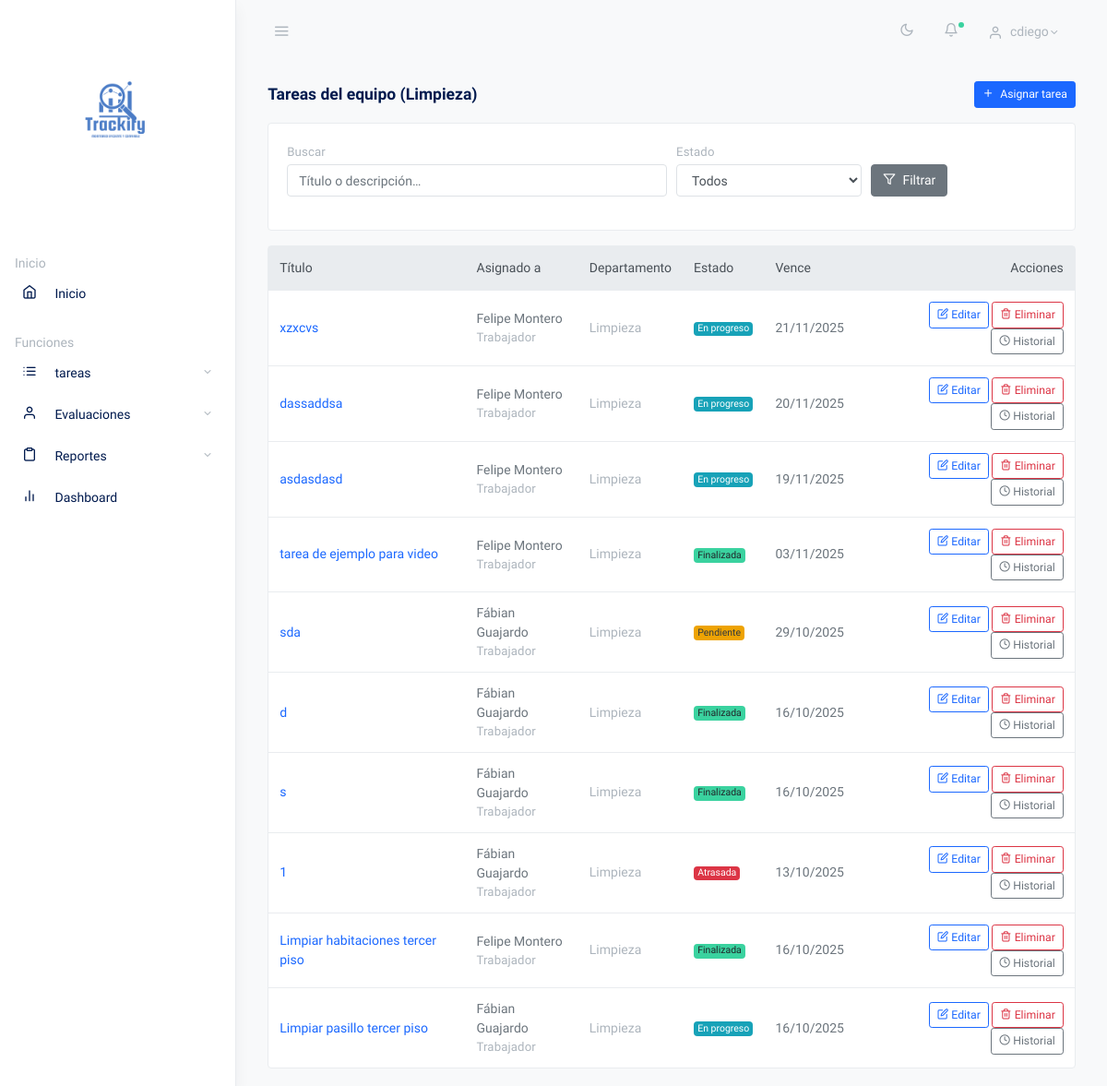
/tareas/equipo/ (signed in), run on an earlier commit of the app's database.
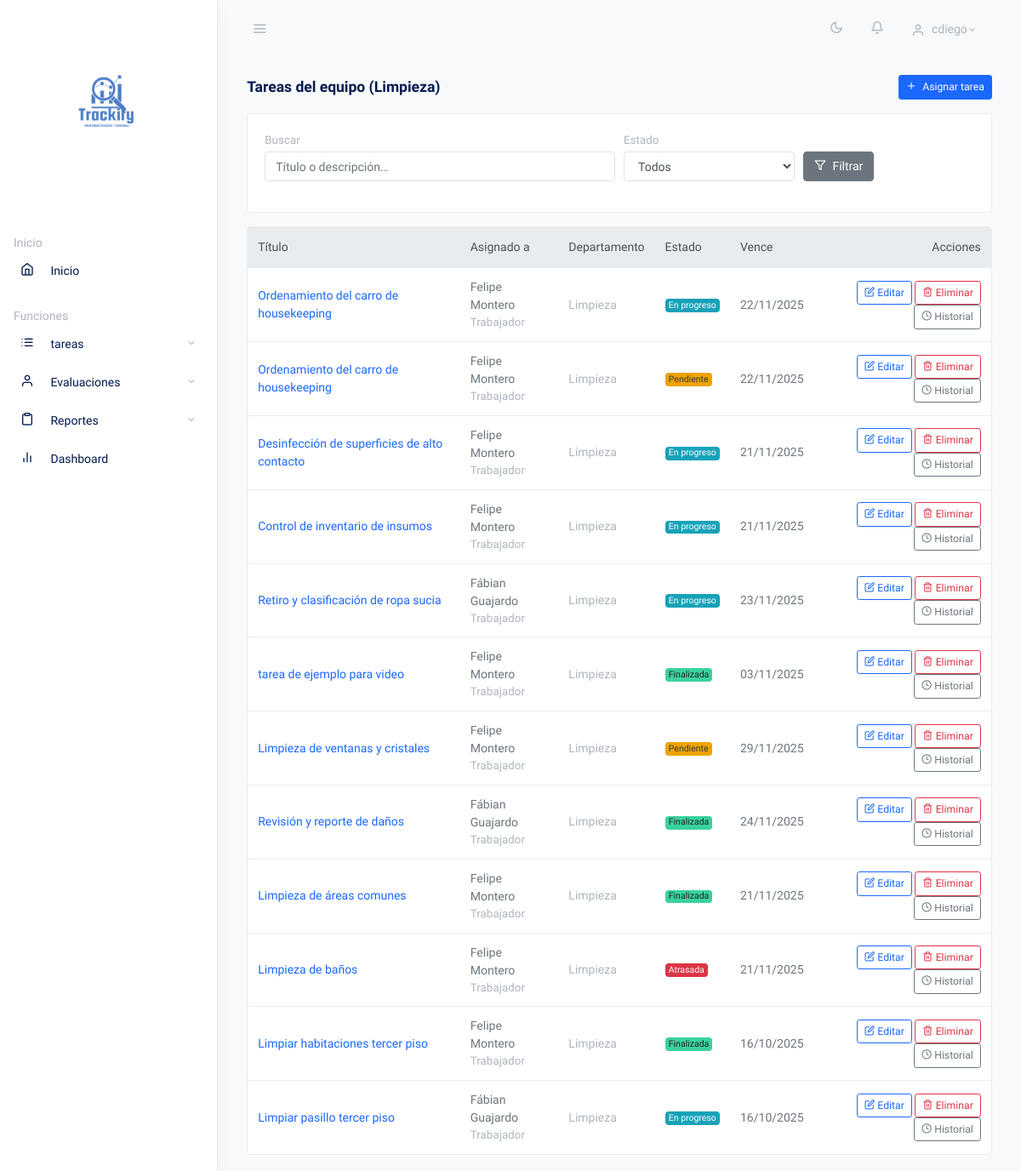
And on a later commit of the database.
### core/models.py (models this page shows, shortened)
class Tarea(models.Model):
    ESTADOS = [
        ('Pendiente', 'Pendiente'),
        ('En progreso', 'En progreso'),
        ('Atrasada', 'Atrasada'),
        ('Finalizada', 'Finalizada'),
    ]
    titulo = models.CharField(max_length=255)
    descripcion = models.TextField(blank=True, null=True)
    fecha_limite = models.DateField()
    estado = models.CharField(max_length=20, choices=ESTADOS, default='Pendiente')
    departamento = models.ForeignKey(Departamento, on_delete=models.CASCADE)
    asignado = models.ForeignKey(User, on_delete=models.CASCADE, related_name='tareas_asignadas')
    creada_por = models.ForeignKey(User, on_delete=models.SET_NULL, null=True, blank=True, related_name='tareas_creadas')
    created_at = models.DateTimeField(auto_now_add=True)
    updated_at = models.DateTimeField(auto_now=True)
    empresa = models.ForeignKey("Empresa", on_delete=models.CASCADE, related_name="tareas", db_index=True)

class User(AbstractUser):
    primer_nombre = models.CharField(max_length=50)
    segundo_nombre = models.CharField(max_length=50, blank=True, null=True)
    primer_apellido = models.CharField(max_length=50)
    segundo_apellido = models.CharField(max_length=50, blank=True, null=True)
    rut = models.CharField(max_length=12, validators=[rut_validator])
    rol = models.ForeignKey("Rol", on_delete=models.SET_NULL, null=True, related_name='users')
    departamento = models.ForeignKey("Departamento", on_delete=models.SET_NULL, null=True, blank=True, related_name="miembros")
    telefono = models.CharField(
        max_length=16, blank=True, null=True,
        validators=[validate_e164],
        help_text="Formato E.164 (ej: +56912345678)"
    )
    empresa = models.ForeignKey("Empresa", on_delete=models.CASCADE, related_name="usuarios", null=False, blank=False, db_index=True)
    created_at = models.DateTimeField(auto_now_add=True)
    updated_at = models.DateTimeField(auto_now=True)
    objects = CustomUserManager()
    REQUIRED_FIELDS = ["email", "empresa"]
    expo_push_token = models.CharField(
        max_length=255,
        blank=True,
        null=True,
        help_text="Token de Expo para notificaciones push"
    )
    class Meta:
        constraints = [
            models.UniqueConstraint(fields=["empresa", "rut"], name="uniq_rut_por_empresa"),
        ]

class Rol(models.Model):
    nombre = models.CharField(max_length=50)
    descripcion = models.TextField(blank=True, null=True)
    empresa = models.ForeignKey("Empresa", on_delete=models.CASCADE, related_name="roles")
    created_at = models.DateTimeField(auto_now_add=True)
    updated_at = models.DateTimeField(auto_now=True)
    class Meta:
        constraints = [
            models.UniqueConstraint(fields=["empresa", "nombre"], name="uniq_rol_nombre_por_empresa")
        ]

class Departamento(models.Model):
    nombre = models.CharField(max_length=100)
    descripcion = models.TextField(blank=True, null=True)
    created_at = models.DateTimeField(auto_now_add=True)
    updated_at = models.DateTimeField(auto_now=True)
    empresa = models.ForeignKey("Empresa", on_delete=models.CASCADE, related_name="departamentos", db_index=True)
    class Meta:
        constraints = [
            models.UniqueConstraint(fields=["empresa", "nombre"], name="uniq_depto_nombre_por_empresa"),
        ]

### core/views.py (the view)
# urls.py: path("tareas/equipo/", TareaListSupervisorEquipoView.as_view(), name="tarea_list_supervisor_equipo"),
class TareaListSupervisorEquipoView(SuscripcionActivaRequiredMixin, SoloSupervisorMixin, EmpresaQuerysetMixin, ListView):
    model = Tarea
    template_name = "core/tareas/tarea_list_supervisor_equipo.html"
    context_object_name = "tareas"
    paginate_by = 20
    ordering = ["-created_at"]
    def get_queryset(self):
        user = self.request.user
        qs = (super()
              .get_queryset()  # <--- usa el mixin
              .select_related("departamento", "asignado")
              .filter(
                  asignado__rol__nombre="Trabajador",
                  asignado__departamento=user.departamento
              ))
        q = (self.request.GET.get("q") or "").strip()
        estado = (self.request.GET.get("estado") or "").strip()
        if q:
            qs = qs.filter(Q(titulo__icontains=q) | Q(descripcion__icontains=q))
        if estado:
            qs = qs.filter(estado=estado)
        return qs.order_by(*self.ordering)
    def get_context_data(self, **kwargs):
        ctx = super().get_context_data(**kwargs)
        ctx["ESTADOS"] = ["Pendiente", "En progreso", "Atrasada", "Finalizada"]
        return ctx

### core/context_processors.py (called while the page is built)
def notifications_context(request):
    if not request.user.is_authenticated:
        return {"notif_unread_count": 0}
    count = Notificacion.objects.filter(usuario=request.user, is_read=False).count()
    return {"notif_unread_count": count}

### core/mixins.py (called while the page is built)
    def test_func(self):
        u = self.request.user
        try:
            return u.is_authenticated and u.rol and u.rol.nombre in self.allowed
        except Exception:
            return False

    def get_queryset(self):
        qs = super().get_queryset()
        u = self.request.user
        if not u.is_superuser and hasattr(qs.model, "empresa_id"):
            qs = qs.filter(empresa=u.empresa)
        return qs

    def dispatch(self, request, *args, **kwargs):
        sub = getattr(request.user.empresa, "suscripcion", None)
        if not sub or not sub.is_active():
            messages.info(request, "Tu empresa necesita una suscripción activa para usar esta sección.")
            return redirect("billing_overview")
        return super().dispatch(request, *args, **kwargs)

### core/models.py (called while the page is built)
    def is_active(self):
        return self.estado == EstadoSub.ACTIVA

### core/templates/core/tareas/tarea_list_supervisor_equipo.html (shortened to what the changed rows need)
{% extends "core/base.html" %}
{% load static %}
{% block content %}
<div class="row">
    <div class="col-12">
        <div class="card">
            <div class="card-body p-0">
                <div class="table-responsive">
                    <table class="table table-hover mb-0">
                        <thead class="thead-light">
                            <tr>
                                <th>Título</th>
                                <th>Asignado a</th>
                                <th>Departamento</th>
                                <th>Estado</th>
                                <th>Vence</th>
                                <th class="text-right">Acciones</th>
                            </tr>
                        </thead>
                        <tbody>
                            {% for t in tareas %}
                            <tr>
                                <td class="align-middle">
                                    <a href="{% url 'tarea_detail' t.pk %}" class="font-weight-500">{{ t.titulo }}</a>
                                </td>
                                <td class="align-middle">
                                    {{ t.asignado.primer_nombre }} {{ t.asignado.primer_apellido }}
                                    <div class="small text-muted">{{ t.asignado.rol.nombre }}</div>
                                </td>
                                <td class="align-middle text-muted">
                                    {{ t.departamento.nombre }}
                                </td>
                                <td class="align-middle">
                                    {% if t.estado == "Pendiente" %}
                                    <span class="badge badge-warning text-dark">Pendiente</span>
                                    {% elif t.estado == "En progreso" %}
                                    <span class="badge badge-info">En progreso</span>
                                    {% elif t.estado == "Atrasada" %}
                                    <span class="badge badge-danger">Atrasada</span>
                                    {% elif t.estado == "Finalizada" %}
                                    <span class="badge badge-success">Finalizada</span>
                                    {% else %}
                                    <span class="badge badge-secondary">{{ t.estado }}</span>
                                    {% endif %}
                                </td>
                                <td class="align-middle">
                                    {{ t.fecha_limite|date:"d/m/Y" }}
                                </td>
                                <td class="align-middle text-right">
                                    <a href="{% url 'tarea_update' t.pk %}" class="btn btn-sm btn-outline-primary">
                                        <i class="fe fe-edit"></i> Editar
                                    </a>
                                    <a href="#" class="btn btn-sm btn-outline-danger js-delete-task"
                                        data-url="{% url 'tarea_delete' t.pk %}" data-name="{{ t.titulo|escape }}">
                                        <i class="fe fe-trash-2"></i> Eliminar
                                    </a>
                                    <a href="{% url 'tarea_historial' t.pk %}" class="btn btn-sm btn-outline-secondary">
                                        <i class="fe fe-clock"></i> Historial
                                    </a>
                                </td>
                            </tr>
                            {% empty %}
                            <tr>
                                <td colspan="5" class="text-center text-muted py-4">
                                    No hay tareas asignadas a tu equipo.
                                </td>
                            </tr>
                            {% endfor %}
                        </tbody>
                    </table>
                </div>
            </div>
        </div>
    </div>
</div>
{% endblock %}

### core/templates/core/base.html (shortened to what the changed rows need)
{% load static %}
<!doctype html>
<html lang="en">
<head>
  <link rel="stylesheet" href="css/simplebar.css">
  <link rel="stylesheet" href="{% static 'core/css/feather.css' %}">
  <link rel="stylesheet" href="{% static 'core/css/daterangepicker.css' %}">
  <link rel="stylesheet" href="{% static 'core/css/app-light.css' %}" id="lightTheme">
  <link rel="stylesheet" href="{% static 'core/css/app-dark.css' %}" id="darkTheme" disabled>
</head>
<body class="vertical  light  ">
  <div class="wrapper">
    <nav class="topnav navbar navbar-light">
      <ul class="nav">
        <li class="nav-item nav-notif">
          <a class="nav-link text-muted my-2" href="#" data-toggle="modal" data-target=".modal-notif" id="open-notif">
            <span class="fe fe-bell fe-16"></span>
            {% if notif_unread_count|default:0 > 0 %}
            <span class="dot dot-md bg-success" id="notif-dot"></span>
            {% else %}
            <span class="dot dot-md bg-transparent" id="notif-dot"></span>
            {% endif %}
          </a>
        </li>
      </ul>
    </nav>
    <main role="main" class="main-content">
      <div class="container-fluid">
        {% block content %}
        {% endblock %}
      </div>
    </main>
  </div>
</body>
</html>

What changed in the data, as far as the page shows it:
added Tarea: titulo "Ordenamiento del carro de housekeeping", asignado.primer_nombre "Felipe", asignado.primer_apellido "Montero", asignado.rol.nombre "Trabajador", departamento.nombre "Limpieza", estado "En progreso", fecha_limite "22/11/2025"
added Tarea: titulo "Ordenamiento del carro de housekeeping", asignado.primer_nombre "Felipe", asignado.primer_apellido "Montero", asignado.rol.nombre "Trabajador", departamento.nombre "Limpieza", estado "Pendiente", fecha_limite "22/11/2025"
changed Tarea: titulo "xzxcvs" → "Desinfección de superficies de alto contacto"
changed Tarea: titulo "dassaddsa" → "Control de inventario de insumos"; fecha_limite "20/11/2025" → "21/11/2025"
changed Tarea: titulo "asdasdasd" → "Retiro y clasificación de ropa sucia"; asignado.primer_nombre "Felipe" → "Fábian"; asignado.primer_apellido "Montero" → "Guajardo"; fecha_limite "19/11/2025" → "23/11/2025"
changed Tarea: titulo "sda" → "Limpieza de ventanas y cristales"; asignado.primer_nombre "Fábian" → "Felipe"; asignado.primer_apellido "Guajardo" → "Montero"; fecha_limite "29/10/2025" → "29/11/2025"
changed Tarea: titulo "d" → "Revisión y reporte de daños"; fecha_limite "16/10/2025" → "24/11/2025"
changed Tarea: titulo "s" → "Limpieza de áreas comunes"; asignado.primer_nombre "Fábian" → "Felipe"; asignado.primer_apellido "Guajardo" → "Montero"; fecha_limite "16/10/2025" → "21/11/2025"
changed Tarea: titulo "1" → "Limpieza de baños"; asignado.primer_nombre "Fábian" → "Felipe"; asignado.primer_apellido "Guajardo" → "Montero"; fecha_limite "13/10/2025" → "21/11/2025"
